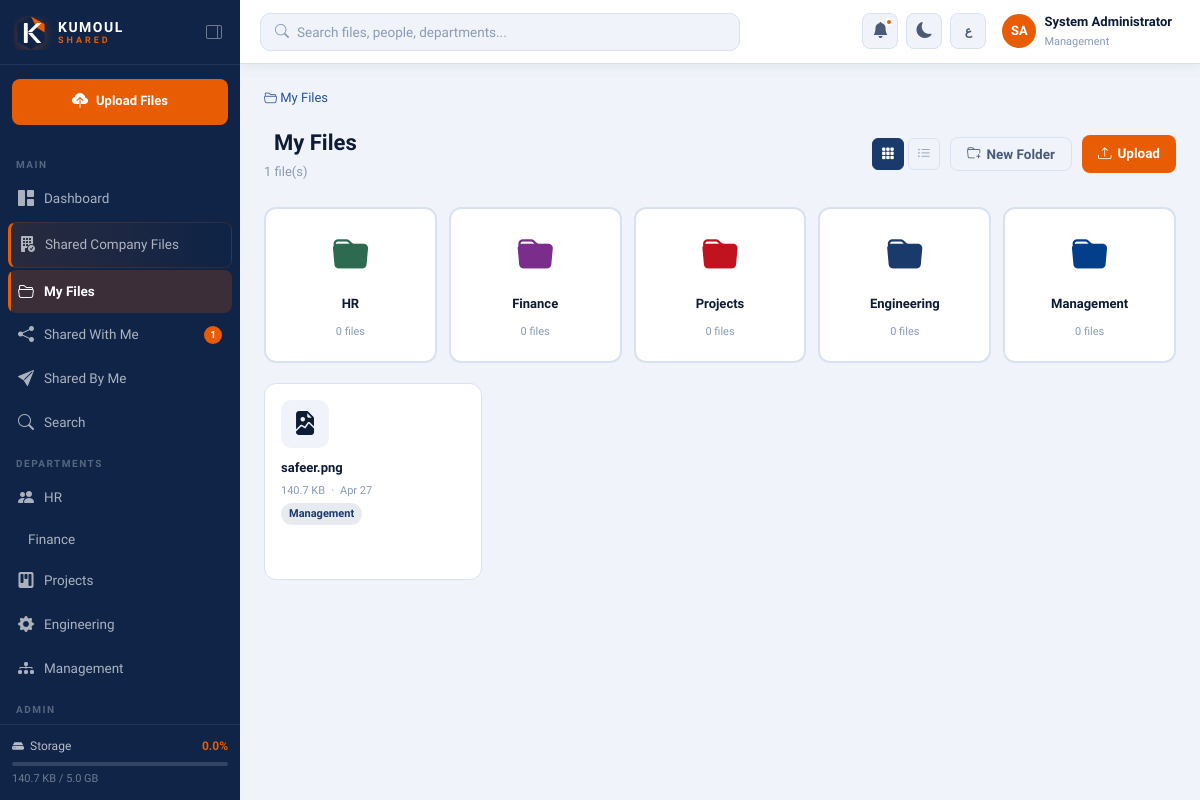
/files (signed in), run on the app's committed database.
### app/models.py (models this page shows, shortened)
class User(UserMixin, db.Model):
    __tablename__ = 'users'
    id = db.Column(db.Integer, primary_key=True)
    username = db.Column(db.String(80), unique=True, nullable=False)
    email = db.Column(db.String(120), unique=True, nullable=False)
    full_name = db.Column(db.String(150), nullable=False)
    full_name_ar = db.Column(db.String(150))
    department = db.Column(db.String(100), nullable=False, default='General')
    role = db.Column(db.String(20), nullable=False, default='employee')
    password_hash = db.Column(db.String(256), nullable=False)
    is_active = db.Column(db.Boolean, default=True)
    avatar_color = db.Column(db.String(20), default='#1a3a6b')
    storage_used = db.Column(db.BigInteger, default=0)
    storage_limit = db.Column(db.BigInteger, default=5 * 1024 * 1024 * 1024)
    created_at = db.Column(db.DateTime, default=datetime.utcnow)
    last_login = db.Column(db.DateTime)
    theme = db.Column(db.String(10), default='light')
    language = db.Column(db.String(5), default='en')
    files = db.relationship('File', backref='owner', lazy='dynamic', foreign_keys='File.owner_id')
    folders = db.relationship('Folder', backref='owner', lazy='dynamic', foreign_keys='Folder.owner_id')
    notifications = db.relationship('Notification', backref='user', lazy='dynamic')
    sent_shares = db.relationship('FileShare', backref='sender', lazy='dynamic', foreign_keys='FileShare.sender_id')
    received_shares = db.relationship('FileShare', backref='recipient', lazy='dynamic', foreign_keys='FileShare.recipient_id')
    def get_initials(self):
        parts = self.full_name.split()
        if len(parts) >= 2:
            return parts[0][0].upper() + parts[-1][0].upper()
        return self.full_name[:2].upper()
    def storage_percent(self):
        if self.storage_limit == 0:
            return 0
        return min(100, round((self.storage_used / self.storage_limit) * 100, 1))

class Folder(db.Model):
    __tablename__ = 'folders'
    id = db.Column(db.Integer, primary_key=True)
    name = db.Column(db.String(200), nullable=False)
    owner_id = db.Column(db.Integer, db.ForeignKey('users.id'), nullable=False)
    parent_id = db.Column(db.Integer, db.ForeignKey('folders.id'), nullable=True)
    department = db.Column(db.String(100))
    is_department_folder = db.Column(db.Boolean, default=False)
    is_company_folder = db.Column(db.Boolean, default=False)
    description = db.Column(db.String(500))
    color = db.Column(db.String(20), default='#1a3a6b')
    created_at = db.Column(db.DateTime, default=datetime.utcnow)
    updated_at = db.Column(db.DateTime, default=datetime.utcnow, onupdate=datetime.utcnow)
    children = db.relationship('Folder', backref=db.backref('parent', remote_side=[id]), lazy='dynamic')
    files = db.relationship('File', backref='folder', lazy='dynamic')

class File(db.Model):
    __tablename__ = 'files'
    id = db.Column(db.Integer, primary_key=True)
    original_name = db.Column(db.String(300), nullable=False)
    stored_name = db.Column(db.String(300), nullable=False, unique=True)
    file_path = db.Column(db.String(500), nullable=False)
    file_size = db.Column(db.BigInteger, default=0)
    file_type = db.Column(db.String(100))
    extension = db.Column(db.String(20))
    owner_id = db.Column(db.Integer, db.ForeignKey('users.id'), nullable=False)
    folder_id = db.Column(db.Integer, db.ForeignKey('folders.id'), nullable=True)
    department = db.Column(db.String(100))
    description = db.Column(db.String(1000))
    is_company_wide = db.Column(db.Boolean, default=False)
    is_announcement = db.Column(db.Boolean, default=False)
    version = db.Column(db.Integer, default=1)
    download_count = db.Column(db.Integer, default=0)
    created_at = db.Column(db.DateTime, default=datetime.utcnow)
    updated_at = db.Column(db.DateTime, default=datetime.utcnow, onupdate=datetime.utcnow)
    shares = db.relationship('FileShare', backref='file', lazy='dynamic', cascade='all, delete-orphan')
    activity_logs = db.relationship('ActivityLog', backref='file', lazy='dynamic', cascade='all, delete-orphan')
    def human_size(self):
        size = self.file_size
        for unit in ['B', 'KB', 'MB', 'GB']:
            if size < 1024:
                return f"{size:.1f} {unit}"
            size /= 1024
        return f"{size:.1f} TB"
    def icon_class(self):
        icons = {
            'pdf': 'bi-file-earmark-pdf-fill text-danger',
            'doc': 'bi-file-earmark-word-fill text-primary',
            'docx': 'bi-file-earmark-word-fill text-primary',
            'xls': 'bi-file-earmark-excel-fill text-success',
            'xlsx': 'bi-file-earmark-excel-fill text-success',
            'ppt': 'bi-file-earmark-ppt-fill text-warning',
            'pptx': 'bi-file-earmark-ppt-fill text-warning',
            'png': 'bi-file-earmark-image-fill text-info',
            'jpg': 'bi-file-earmark-image-fill text-info',
            'jpeg': 'bi-file-earmark-image-fill text-info',
            'gif': 'bi-file-earmark-image-fill text-info',
            'zip': 'bi-file-earmark-zip-fill text-secondary',
            'rar': 'bi-file-earmark-zip-fill text-secondary',
            'txt': 'bi-file-earmark-text-fill text-muted',
            'csv': 'bi-file-earmark-spreadsheet-fill text-success',
            'mp4': 'bi-file-earmark-play-fill',
            'mp3': 'bi-file-earmark-music-fill',
            'dwg': 'bi-file-earmark-code-fill',
        }
        return icons.get(self.extension.lower() if self.extension else '', 'bi-file-earmark-fill text-secondary')
    def is_previewable(self):
        return self.extension and self.extension.lower() in ['pdf', 'png', 'jpg', 'jpeg', 'gif']

### app/routes/files.py (the view)
@files_bp.route('/files')
@login_required
def list_files():
    folder_id = request.args.get('folder_id', type=int)
    dept = request.args.get('dept')
    page = request.args.get('page', 1, type=int)
    query = File.query.filter_by(owner_id=current_user.id)
    if folder_id:
        query = query.filter_by(folder_id=folder_id)
        current_folder = Folder.query.get_or_404(folder_id)
    else:
        current_folder = None
        if not dept:
            query = query.filter_by(folder_id=None)
    if dept:
        query = File.query.filter_by(department=dept)
    files = query.order_by(File.created_at.desc()).paginate(page=page, per_page=20, error_out=False)
    if folder_id:
        folders = Folder.query.filter_by(owner_id=current_user.id, parent_id=folder_id).all()
    else:
        folders = Folder.query.filter_by(owner_id=current_user.id, parent_id=None).all()
    return render_template('files/list.html',
        files=files,
        folders=folders,
        current_folder=current_folder,
        dept=dept
    )

### app/__init__.py (called while the page is built)
def _fmt_bytes(size):
    if not size:
        return '0 B'
    for unit in ['B', 'KB', 'MB', 'GB', 'TB']:
        if size < 1024:
            return f"{size:.1f} {unit}"
        size /= 1024
    return f"{size:.1f} TB"

### app/models.py (called while the page is built)
@login_manager.user_loader
def load_user(user_id):
    return User.query.get(int(user_id))

### app/templates/files/list.html (shortened to what this page needs)
{% extends 'base.html' %}
{% block content %}
<div class="breadcrumb">
  <a href="{{ url_for('files.list_files') }}"><i class="bi bi-folder2-open"></i> My Files</a>
</div>
<div class="page-header">
  <div>
    <div class="page-title">
      {{ current_folder.name if current_folder else (dept + ' Department' if dept else 'My Files') }}
    </div>
    <div class="page-subtitle">{{ files.total }} file(s)</div>
  </div>
  <div style="display:flex;gap:10px;align-items:center">
    <div class="view-toggle">
      <button class="view-btn active" id="viewGrid" title="Grid view"><i class="bi bi-grid-3x3-gap-fill"></i></button>
      <button class="view-btn" id="viewList" title="List view"><i class="bi bi-list-ul"></i></button>
    </div>
    <button class="btn btn-outline" onclick="document.getElementById('newFolderModal').classList.add('open')">
      <i class="bi bi-folder-plus"></i> New Folder
    </button>
    <a href="{{ url_for('files.upload', folder_id=current_folder.id if current_folder else '') }}" class="btn btn-orange">
      <i class="bi bi-upload"></i> Upload
    </a>
  </div>
</div>
{% if folders %}
<div class="folders-grid" style="margin-bottom:20px">
  {% for folder in folders %}
  <a href="{{ url_for('files.list_files', folder_id=folder.id) }}" class="folder-card">
    <i class="bi bi-folder-fill folder-icon" style="color:{{ folder.color }}"></i>
    <div class="folder-name">{{ folder.name }}</div>
    <div class="folder-count">{{ folder.files.count() }} files</div>
  </a>
  {% endfor %}
</div>
{% endif %}
<div id="filesGrid" class="files-grid">
  {% for file in files.items %}
  <div class="file-card">
    <div style="display:flex;justify-content:space-between;align-items:flex-start">
      <div class="file-icon-wrap">
        <i class="bi {{ file.icon_class() }}"></i>
      </div>
    </div>
    <div class="file-info">
      <div class="file-name" title="{{ file.original_name }}">{{ file.original_name }}</div>
      <div class="file-meta">
        <span>{{ file.human_size() }}</span>
        <span>·</span>
        <span>{{ file.created_at.strftime('%b %d') }}</span>
      </div>
      {% if file.department %}<div class="dept-tag" style="margin-top:4px">{{ file.department }}</div>{% endif %}
    </div>
  </div>
  {% endfor %}
</div>
{% endblock %}

### app/templates/base.html (shortened to what this page needs)
<!DOCTYPE html>
<html lang="{{ current_user.language if current_user.is_authenticated else 'en' }}"
      dir="{{ 'rtl' if (current_user.is_authenticated and current_user.language == 'ar') else 'ltr' }}"
      data-theme="{{ current_user.theme if current_user.is_authenticated else 'light' }}">
<head>
  <link href="https://cdn.jsdelivr.net/npm/bootstrap-icons@1.11.3/font/bootstrap-icons.css" rel="stylesheet">
  <link rel="stylesheet" href="{{ url_for('static', filename='css/main.css') }}">
</head>
<body>
{% if current_user.is_authenticated %}
<div class="sidebar" id="sidebar">
  <div class="sidebar-brand">
    <a href="{{ url_for('dashboard.home') }}" class="brand-logo-link">
      <div class="brand-logo-full">
        <div class="brand-text">
          <span class="brand-name">KUMOUL</span>
          <span class="brand-sub">SHARED</span>
        </div>
      </div>
    </a>
    <button class="sidebar-toggle-btn" id="sidebarToggle" title="Toggle sidebar">
      <i class="bi bi-layout-sidebar-reverse"></i>
    </button>
  </div>
  <div class="sidebar-quick-upload">
    <a href="{{ url_for('files.upload') }}" class="btn-quick-upload">
      <i class="bi bi-cloud-upload-fill"></i>
      <span>Upload Files</span>
    </a>
  </div>
  <nav class="sidebar-nav">
    <div class="nav-section-label">Main</div>
    <a href="{{ url_for('dashboard.home') }}"
       class="nav-link {% if request.endpoint == 'dashboard.home' %}active{% endif %}">
      <i class="bi bi-grid-1x2-fill"></i><span>Dashboard</span>
    </a>
    <a href="{{ url_for('company.index') }}"
       class="nav-link nav-link-company {% if 'company.' in (request.endpoint or '') %}active{% endif %}">
      <i class="bi bi-building-fill-check"></i>
      <span>Shared Company Files</span>
    </a>
    <a href="{{ url_for('files.list_files') }}"
       class="nav-link {% if request.endpoint in ['files.list_files','files.upload','files.view_file'] %}active{% endif %}">
      <i class="bi bi-folder2-open"></i><span>My Files</span>
    </a>
    <a href="{{ url_for('sharing.shared_with_me') }}"
       class="nav-link {% if request.endpoint == 'sharing.shared_with_me' %}active{% endif %}">
      <i class="bi bi-share-fill"></i>
      <span>Shared With Me</span>
      {% if unread_notifications > 0 %}
      <span class="nav-badge">{{ unread_notifications }}</span>
      {% endif %}
    </a>
    <a href="{{ url_for('sharing.shared_by_me') }}"
       class="nav-link {% if request.endpoint == 'sharing.shared_by_me' %}active{% endif %}">
      <i class="bi bi-send-fill"></i><span>Shared By Me</span>
    </a>
    <a href="{{ url_for('search.search') }}"
       class="nav-link {% if request.endpoint == 'search.search' %}active{% endif %}">
      <i class="bi bi-search"></i><span>Search</span>
    </a>
    <div class="nav-section-label">Departments</div>
    {% set dept_icons = {'HR':'people','Finance':'cash-stack','Projects':'kanban','Engineering':'gear','Management':'diagram-3'} %}
    {% for dept in ['HR','Finance','Projects','Engineering','Management'] %}
    <a href="{{ url_for('files.list_files', dept=dept) }}"
       class="nav-link {% if request.args.get('dept') == dept %}active{% endif %}">
      <i class="bi bi-{{ dept_icons[dept] }}-fill"></i>
      <span>{{ dept }}</span>
    </a>
    {% endfor %}
    {% if current_user.role == 'admin' %}
    <div class="nav-section-label">Admin</div>
    <a href="{{ url_for('admin.dashboard') }}"
       class="nav-link {% if 'admin' in (request.endpoint or '') %}active{% endif %}">
    </a>
    {% endif %}
  </nav>
  <div class="sidebar-footer">
    <div class="storage-widget">
      <div class="storage-header">
        <i class="bi bi-hdd-fill"></i>
        <span>Storage</span>
        <span class="storage-percent">{{ current_user.storage_percent() }}%</span>
      </div>
      <div class="storage-bar">
      </div>
      <div class="storage-detail">
        {{ format_bytes(current_user.storage_used) }} / {{ format_bytes(current_user.storage_limit) }}
      </div>
    </div>
  </div>
</div>
<div class="main-wrapper" id="mainWrapper">
  <header class="topbar">
    <div class="topbar-left">
      <form action="{{ url_for('search.search') }}" method="GET" class="topbar-search">
        <i class="bi bi-search search-icon"></i>
        <input type="text" name="q"
               placeholder="Search files, people, departments..."
               value="{{ request.args.get('q', '') }}" autocomplete="off">
      </form>
    </div>
    <div class="topbar-right">
      <div class="topbar-notif" id="notifBtn">
        <button class="icon-btn" title="Notifications">
          <i class="bi bi-bell-fill"></i>
          <span class="notif-dot" id="notifDot"
                {% if unread_notifications == 0 %}style="display:none"{% endif %}></span>
        </button>
      </div>
      <button class="icon-btn theme-toggle" id="themeToggle" title="Toggle dark/light mode">
        <i class="bi bi-{{ 'sun-fill' if current_user.theme == 'dark' else 'moon-fill' }}"></i>
      </button>
      <button class="icon-btn lang-toggle" id="langToggle" title="Toggle language">
        <span>{{ 'EN' if current_user.language == 'ar' else 'ع' }}</span>
      </button>
      <div class="topbar-user" id="userMenuBtn">
        <div class="user-avatar" style="background:{{ current_user.avatar_color }}">
          {{ current_user.get_initials() }}
        </div>
        <div class="user-info">
          <span class="user-name">{{ current_user.full_name }}</span>
          <span class="user-dept">{{ current_user.department }}</span>
        </div>
      </div>
    </div>
  </header>
  <main class="page-content">
    {% block content %}{% endblock %}
  </main>
</div>
{% else %}
  {% block auth_content %}{% endblock %}
{% endif %}
</body>
</html>

### data on the page
User: is_active True (drawn), storage_percent "0.0", storage_used "140.7 KB", storage_limit "5.0 GB", language "ع", get_initials "SA", full_name "System Administrator", department "Management"
Folder: name "HR", files.count "0"
Folder: name "Finance", files.count "0"
Folder: name "Projects", files.count "0"
Folder: name "Engineering", files.count "0"
Folder: name "Management", files.count "0"
File: original_name "safeer.png", human_size "140.7 KB", created_at "Apr 27", department "Management"

### other printed values
{{ unread_notifications }} "1"
{{ dept }} "HR" "Finance" "Projects" "Engineering" "Management"
{{ files.total }} "1"
